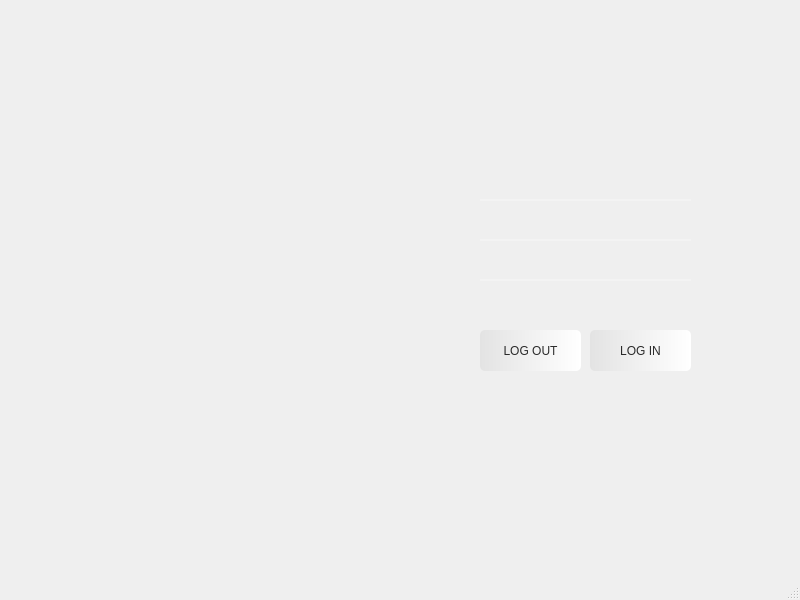
<?xml version="1.0" encoding="UTF-8"?>
<ui version="4.0">
 <class>MainWindow</class>
 <widget class="QMainWindow" name="MainWindow">
  <property name="geometry">
   <rect>
    <x>0</x>
    <y>0</y>
    <width>800</width>
    <height>600</height>
   </rect>
  </property>
  <property name="font">
   <font>
    <pointsize>10</pointsize>
   </font>
  </property>
  <property name="windowTitle">
   <string>MainWindow</string>
  </property>
  <property name="styleSheet">
   <string notr="true">#widget{
border-image:url(:/images/Başlıksız-1.png);
border-top-left-radius:50px;
border-bottom-right-radius:50px;

}

#lineEdit,#usernameText,#passwordText{
background-color:rgba(0,0,0,0);
border:none;
border-bottom:2px solid #f3f3f3;
color:#f3f3f3;
padding-bottom:7px;

}

</string>
  </property>
  <widget class="QWidget" name="centralwidget">
   <widget class="QWidget" name="widget" native="true">
    <property name="geometry">
     <rect>
      <x>30</x>
      <y>40</y>
      <width>721</width>
      <height>521</height>
     </rect>
    </property>
    <widget class="QWidget" name="widget_2" native="true">
     <property name="geometry">
      <rect>
       <x>370</x>
       <y>0</y>
       <width>365</width>
       <height>520</height>
      </rect>
     </property>
     <widget class="QPushButton" name="girisButton">
      <property name="geometry">
       <rect>
        <x>190</x>
        <y>290</y>
        <width>101</width>
        <height>41</height>
       </rect>
      </property>
      <property name="styleSheet">
       <string notr="true">#girisButton{
background-color:qlineargradient(spread:pad, x1:0, y1:0, x2:1, y2:0, stop:0 rgba(227, 227, 227, 255), stop:1 rgba(255, 255, 255, 255));
color:rgba(0,0,0,210);
border-radius:5px;

}
#girisButton:hover{
background-color:qlineargradient(spread:pad, x1:0, y1:0, x2:1, y2:0, stop:0 rgba(255, 159, 33, 255), stop:1 rgba(255, 255, 255, 255));

}</string>
      </property>
      <property name="text">
       <string>LOG IN</string>
      </property>
     </widget>
     <widget class="QPushButton" name="cikisButton">
      <property name="geometry">
       <rect>
        <x>80</x>
        <y>290</y>
        <width>101</width>
        <height>41</height>
       </rect>
      </property>
      <property name="styleSheet">
       <string notr="true">#cikisButton{
background-color:qlineargradient(spread:pad, x1:0, y1:0, x2:1, y2:0, stop:0 rgba(227, 227, 227, 255), stop:1 rgba(255, 255, 255, 255));
color:rgba(0,0,0,210);
border-radius:5px;

}
#cikisButton:hover{
background-color:qlineargradient(spread:pad, x1:0, y1:0, x2:1, y2:0, stop:0 rgba(255, 159, 33, 255), stop:1 rgba(255, 255, 255, 255));

}</string>
      </property>
      <property name="text">
       <string>LOG OUT</string>
      </property>
     </widget>
     <widget class="QLineEdit" name="lineEdit">
      <property name="geometry">
       <rect>
        <x>80</x>
        <y>130</y>
        <width>211</width>
        <height>31</height>
       </rect>
      </property>
      <property name="font">
       <font>
        <family>Arial Black</family>
        <pointsize>9</pointsize>
        <weight>75</weight>
        <bold>true</bold>
       </font>
      </property>
      <property name="text">
       <string/>
      </property>
      <property name="echoMode">
       <enum>QLineEdit::Password</enum>
      </property>
     </widget>
     <widget class="QLineEdit" name="usernameText">
      <property name="geometry">
       <rect>
        <x>80</x>
        <y>170</y>
        <width>211</width>
        <height>31</height>
       </rect>
      </property>
      <property name="font">
       <font>
        <family>Arial Black</family>
        <pointsize>9</pointsize>
        <weight>75</weight>
        <bold>true</bold>
       </font>
      </property>
     </widget>
     <widget class="QLineEdit" name="passwordText">
      <property name="geometry">
       <rect>
        <x>80</x>
        <y>210</y>
        <width>211</width>
        <height>31</height>
       </rect>
      </property>
      <property name="font">
       <font>
        <family>Arial Black</family>
        <pointsize>9</pointsize>
        <weight>75</weight>
        <bold>true</bold>
       </font>
      </property>
     </widget>
     <widget class="QLabel" name="label_2">
      <property name="geometry">
       <rect>
        <x>50</x>
        <y>140</y>
        <width>21</width>
        <height>21</height>
       </rect>
      </property>
      <property name="text">
       <string/>
      </property>
      <property name="pixmap">
       <pixmap resource="resource.qrc">:/images/barcode.png</pixmap>
      </property>
      <property name="scaledContents">
       <bool>true</bool>
      </property>
     </widget>
     <widget class="QLabel" name="label_3">
      <property name="geometry">
       <rect>
        <x>50</x>
        <y>180</y>
        <width>21</width>
        <height>21</height>
       </rect>
      </property>
      <property name="text">
       <string/>
      </property>
      <property name="pixmap">
       <pixmap resource="resource.qrc">:/images/team.png</pixmap>
      </property>
      <property name="scaledContents">
       <bool>true</bool>
      </property>
     </widget>
     <widget class="QLabel" name="label_4">
      <property name="geometry">
       <rect>
        <x>50</x>
        <y>220</y>
        <width>21</width>
        <height>21</height>
       </rect>
      </property>
      <property name="text">
       <string/>
      </property>
      <property name="pixmap">
       <pixmap resource="resource.qrc">:/images/key.png</pixmap>
      </property>
      <property name="scaledContents">
       <bool>true</bool>
      </property>
     </widget>
    </widget>
   </widget>
  </widget>
  <widget class="QStatusBar" name="statusbar"/>
 </widget>
 <resources>
  <include location="resource.qrc"/>
 </resources>
 <connections/>
</ui>
